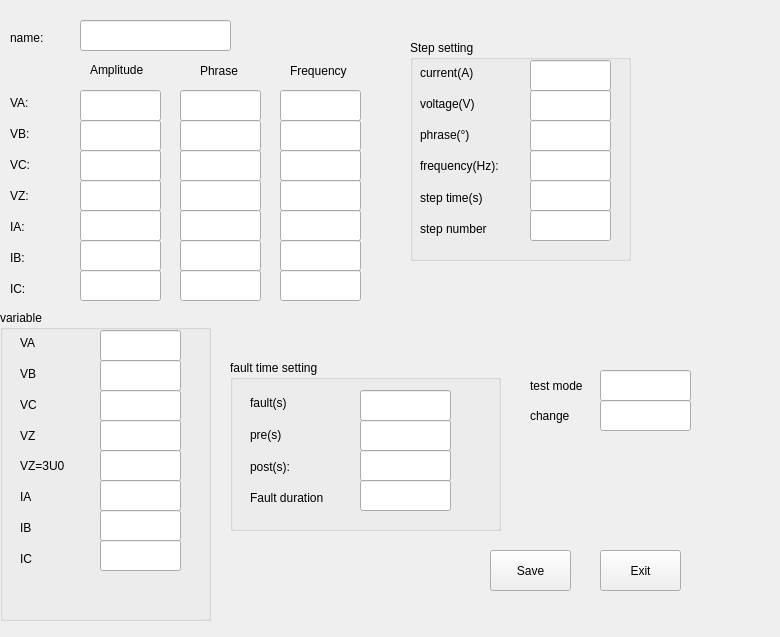
<?xml version="1.0" encoding="UTF-8"?>
<ui version="4.0">
 <class>Anytest</class>
 <widget class="QWidget" name="Anytest">
  <property name="geometry">
   <rect>
    <x>0</x>
    <y>0</y>
    <width>780</width>
    <height>637</height>
   </rect>
  </property>
  <property name="windowTitle">
   <string>Form</string>
  </property>
  <widget class="QLabel" name="label">
   <property name="geometry">
    <rect>
     <x>90</x>
     <y>60</y>
     <width>71</width>
     <height>20</height>
    </rect>
   </property>
   <property name="text">
    <string>Amplitude</string>
   </property>
  </widget>
  <widget class="QLabel" name="label_2">
   <property name="geometry">
    <rect>
     <x>200</x>
     <y>60</y>
     <width>71</width>
     <height>21</height>
    </rect>
   </property>
   <property name="text">
    <string>Phrase</string>
   </property>
  </widget>
  <widget class="QLabel" name="label_3">
   <property name="geometry">
    <rect>
     <x>290</x>
     <y>60</y>
     <width>81</width>
     <height>21</height>
    </rect>
   </property>
   <property name="text">
    <string>Frequency</string>
   </property>
  </widget>
  <widget class="QWidget" name="verticalLayoutWidget">
   <property name="geometry">
    <rect>
     <x>10</x>
     <y>90</y>
     <width>61</width>
     <height>211</height>
    </rect>
   </property>
   <layout class="QVBoxLayout" name="verticalLayout">
    <item>
     <widget class="QLabel" name="label_4">
      <property name="text">
       <string>VA:</string>
      </property>
     </widget>
    </item>
    <item>
     <widget class="QLabel" name="label_5">
      <property name="text">
       <string>VB:</string>
      </property>
     </widget>
    </item>
    <item>
     <widget class="QLabel" name="label_6">
      <property name="text">
       <string>VC:</string>
      </property>
     </widget>
    </item>
    <item>
     <widget class="QLabel" name="label_7">
      <property name="text">
       <string>VZ:</string>
      </property>
     </widget>
    </item>
    <item>
     <widget class="QLabel" name="label_8">
      <property name="text">
       <string>IA:</string>
      </property>
     </widget>
    </item>
    <item>
     <widget class="QLabel" name="label_9">
      <property name="text">
       <string>IB:</string>
      </property>
     </widget>
    </item>
    <item>
     <widget class="QLabel" name="label_10">
      <property name="text">
       <string>IC:</string>
      </property>
     </widget>
    </item>
   </layout>
  </widget>
  <widget class="QLineEdit" name="lineEdit">
   <property name="geometry">
    <rect>
     <x>80</x>
     <y>90</y>
     <width>81</width>
     <height>31</height>
    </rect>
   </property>
  </widget>
  <widget class="QLineEdit" name="lineEdit_2">
   <property name="geometry">
    <rect>
     <x>180</x>
     <y>90</y>
     <width>81</width>
     <height>31</height>
    </rect>
   </property>
  </widget>
  <widget class="QLineEdit" name="lineEdit_3">
   <property name="geometry">
    <rect>
     <x>280</x>
     <y>90</y>
     <width>81</width>
     <height>31</height>
    </rect>
   </property>
  </widget>
  <widget class="QLineEdit" name="lineEdit_4">
   <property name="geometry">
    <rect>
     <x>80</x>
     <y>120</y>
     <width>81</width>
     <height>31</height>
    </rect>
   </property>
  </widget>
  <widget class="QLineEdit" name="lineEdit_5">
   <property name="geometry">
    <rect>
     <x>180</x>
     <y>120</y>
     <width>81</width>
     <height>31</height>
    </rect>
   </property>
  </widget>
  <widget class="QLineEdit" name="lineEdit_6">
   <property name="geometry">
    <rect>
     <x>280</x>
     <y>120</y>
     <width>81</width>
     <height>31</height>
    </rect>
   </property>
  </widget>
  <widget class="QLineEdit" name="lineEdit_7">
   <property name="geometry">
    <rect>
     <x>80</x>
     <y>150</y>
     <width>81</width>
     <height>31</height>
    </rect>
   </property>
  </widget>
  <widget class="QLineEdit" name="lineEdit_8">
   <property name="geometry">
    <rect>
     <x>180</x>
     <y>150</y>
     <width>81</width>
     <height>31</height>
    </rect>
   </property>
  </widget>
  <widget class="QLineEdit" name="lineEdit_9">
   <property name="geometry">
    <rect>
     <x>280</x>
     <y>150</y>
     <width>81</width>
     <height>31</height>
    </rect>
   </property>
  </widget>
  <widget class="QLineEdit" name="lineEdit_10">
   <property name="geometry">
    <rect>
     <x>80</x>
     <y>180</y>
     <width>81</width>
     <height>31</height>
    </rect>
   </property>
  </widget>
  <widget class="QLineEdit" name="lineEdit_11">
   <property name="geometry">
    <rect>
     <x>180</x>
     <y>180</y>
     <width>81</width>
     <height>31</height>
    </rect>
   </property>
  </widget>
  <widget class="QLineEdit" name="lineEdit_12">
   <property name="geometry">
    <rect>
     <x>280</x>
     <y>180</y>
     <width>81</width>
     <height>31</height>
    </rect>
   </property>
  </widget>
  <widget class="QLineEdit" name="lineEdit_13">
   <property name="geometry">
    <rect>
     <x>80</x>
     <y>210</y>
     <width>81</width>
     <height>31</height>
    </rect>
   </property>
  </widget>
  <widget class="QLineEdit" name="lineEdit_14">
   <property name="geometry">
    <rect>
     <x>180</x>
     <y>210</y>
     <width>81</width>
     <height>31</height>
    </rect>
   </property>
  </widget>
  <widget class="QLineEdit" name="lineEdit_15">
   <property name="geometry">
    <rect>
     <x>280</x>
     <y>210</y>
     <width>81</width>
     <height>31</height>
    </rect>
   </property>
  </widget>
  <widget class="QLineEdit" name="lineEdit_16">
   <property name="geometry">
    <rect>
     <x>80</x>
     <y>240</y>
     <width>81</width>
     <height>31</height>
    </rect>
   </property>
  </widget>
  <widget class="QLineEdit" name="lineEdit_17">
   <property name="geometry">
    <rect>
     <x>180</x>
     <y>240</y>
     <width>81</width>
     <height>31</height>
    </rect>
   </property>
  </widget>
  <widget class="QLineEdit" name="lineEdit_18">
   <property name="geometry">
    <rect>
     <x>280</x>
     <y>240</y>
     <width>81</width>
     <height>31</height>
    </rect>
   </property>
  </widget>
  <widget class="QLineEdit" name="lineEdit_19">
   <property name="geometry">
    <rect>
     <x>80</x>
     <y>270</y>
     <width>81</width>
     <height>31</height>
    </rect>
   </property>
  </widget>
  <widget class="QLineEdit" name="lineEdit_20">
   <property name="geometry">
    <rect>
     <x>180</x>
     <y>270</y>
     <width>81</width>
     <height>31</height>
    </rect>
   </property>
  </widget>
  <widget class="QLineEdit" name="lineEdit_21">
   <property name="geometry">
    <rect>
     <x>280</x>
     <y>270</y>
     <width>81</width>
     <height>31</height>
    </rect>
   </property>
  </widget>
  <widget class="QGroupBox" name="groupBox">
   <property name="geometry">
    <rect>
     <x>410</x>
     <y>40</y>
     <width>221</width>
     <height>221</height>
    </rect>
   </property>
   <property name="title">
    <string>Step setting</string>
   </property>
   <widget class="QWidget" name="verticalLayoutWidget_2">
    <property name="geometry">
     <rect>
      <x>10</x>
      <y>20</y>
      <width>101</width>
      <height>181</height>
     </rect>
    </property>
    <layout class="QVBoxLayout" name="verticalLayout_2">
     <item>
      <widget class="QLabel" name="label_11">
       <property name="text">
        <string>current(A)</string>
       </property>
      </widget>
     </item>
     <item>
      <widget class="QLabel" name="label_12">
       <property name="text">
        <string>voltage(V)</string>
       </property>
      </widget>
     </item>
     <item>
      <widget class="QLabel" name="label_13">
       <property name="text">
        <string>phrase(°)</string>
       </property>
      </widget>
     </item>
     <item>
      <widget class="QLabel" name="label_14">
       <property name="text">
        <string>frequency(Hz):</string>
       </property>
      </widget>
     </item>
     <item>
      <widget class="QLabel" name="label_15">
       <property name="text">
        <string>step time(s)</string>
       </property>
      </widget>
     </item>
     <item>
      <widget class="QLabel" name="label_16">
       <property name="text">
        <string>step number</string>
       </property>
      </widget>
     </item>
    </layout>
   </widget>
   <widget class="QLineEdit" name="lineEdit_27">
    <property name="geometry">
     <rect>
      <x>120</x>
      <y>170</y>
      <width>81</width>
      <height>31</height>
     </rect>
    </property>
   </widget>
   <widget class="QLineEdit" name="lineEdit_23">
    <property name="geometry">
     <rect>
      <x>120</x>
      <y>50</y>
      <width>81</width>
      <height>31</height>
     </rect>
    </property>
   </widget>
   <widget class="QLineEdit" name="lineEdit_22">
    <property name="geometry">
     <rect>
      <x>120</x>
      <y>20</y>
      <width>81</width>
      <height>31</height>
     </rect>
    </property>
   </widget>
   <widget class="QLineEdit" name="lineEdit_24">
    <property name="geometry">
     <rect>
      <x>120</x>
      <y>80</y>
      <width>81</width>
      <height>31</height>
     </rect>
    </property>
   </widget>
   <widget class="QLineEdit" name="lineEdit_26">
    <property name="geometry">
     <rect>
      <x>120</x>
      <y>140</y>
      <width>81</width>
      <height>31</height>
     </rect>
    </property>
   </widget>
   <widget class="QLineEdit" name="lineEdit_25">
    <property name="geometry">
     <rect>
      <x>120</x>
      <y>110</y>
      <width>81</width>
      <height>31</height>
     </rect>
    </property>
   </widget>
  </widget>
  <widget class="QGroupBox" name="groupBox_2">
   <property name="geometry">
    <rect>
     <x>230</x>
     <y>360</y>
     <width>271</width>
     <height>171</height>
    </rect>
   </property>
   <property name="title">
    <string>fault time setting</string>
   </property>
   <widget class="QWidget" name="verticalLayoutWidget_3">
    <property name="geometry">
     <rect>
      <x>20</x>
      <y>30</y>
      <width>101</width>
      <height>121</height>
     </rect>
    </property>
    <layout class="QVBoxLayout" name="verticalLayout_3">
     <item>
      <widget class="QLabel" name="label_18">
       <property name="text">
        <string>fault(s)</string>
       </property>
      </widget>
     </item>
     <item>
      <widget class="QLabel" name="label_17">
       <property name="text">
        <string>pre(s)</string>
       </property>
      </widget>
     </item>
     <item>
      <widget class="QLabel" name="label_19">
       <property name="text">
        <string>post(s):</string>
       </property>
      </widget>
     </item>
     <item>
      <widget class="QLabel" name="label_31">
       <property name="text">
        <string>Fault duration</string>
       </property>
      </widget>
     </item>
    </layout>
   </widget>
   <widget class="QLineEdit" name="lineEdit_30">
    <property name="geometry">
     <rect>
      <x>130</x>
      <y>90</y>
      <width>91</width>
      <height>31</height>
     </rect>
    </property>
   </widget>
   <widget class="QLineEdit" name="lineEdit_29">
    <property name="geometry">
     <rect>
      <x>130</x>
      <y>60</y>
      <width>91</width>
      <height>31</height>
     </rect>
    </property>
   </widget>
   <widget class="QLineEdit" name="lineEdit_28">
    <property name="geometry">
     <rect>
      <x>130</x>
      <y>30</y>
      <width>91</width>
      <height>31</height>
     </rect>
    </property>
   </widget>
   <widget class="QLineEdit" name="lineEdit_41">
    <property name="geometry">
     <rect>
      <x>130</x>
      <y>120</y>
      <width>91</width>
      <height>31</height>
     </rect>
    </property>
   </widget>
  </widget>
  <widget class="QGroupBox" name="groupBox_3">
   <property name="geometry">
    <rect>
     <x>0</x>
     <y>310</y>
     <width>211</width>
     <height>311</height>
    </rect>
   </property>
   <property name="title">
    <string>variable</string>
   </property>
   <widget class="QWidget" name="verticalLayoutWidget_4">
    <property name="geometry">
     <rect>
      <x>20</x>
      <y>20</y>
      <width>61</width>
      <height>241</height>
     </rect>
    </property>
    <layout class="QVBoxLayout" name="verticalLayout_4">
     <item>
      <widget class="QLabel" name="label_20">
       <property name="text">
        <string>VA</string>
       </property>
      </widget>
     </item>
     <item>
      <widget class="QLabel" name="label_21">
       <property name="text">
        <string>VB</string>
       </property>
      </widget>
     </item>
     <item>
      <widget class="QLabel" name="label_22">
       <property name="text">
        <string>VC</string>
       </property>
      </widget>
     </item>
     <item>
      <widget class="QLabel" name="label_23">
       <property name="text">
        <string>VZ</string>
       </property>
      </widget>
     </item>
     <item>
      <widget class="QLabel" name="label_29">
       <property name="text">
        <string>VZ=3U0</string>
       </property>
      </widget>
     </item>
     <item>
      <widget class="QLabel" name="label_24">
       <property name="text">
        <string>IA</string>
       </property>
      </widget>
     </item>
     <item>
      <widget class="QLabel" name="label_25">
       <property name="text">
        <string>IB</string>
       </property>
      </widget>
     </item>
     <item>
      <widget class="QLabel" name="label_26">
       <property name="text">
        <string>IC</string>
       </property>
      </widget>
     </item>
    </layout>
   </widget>
   <widget class="QLineEdit" name="lineEdit_34">
    <property name="geometry">
     <rect>
      <x>100</x>
      <y>110</y>
      <width>81</width>
      <height>31</height>
     </rect>
    </property>
   </widget>
   <widget class="QLineEdit" name="lineEdit_32">
    <property name="geometry">
     <rect>
      <x>100</x>
      <y>50</y>
      <width>81</width>
      <height>31</height>
     </rect>
    </property>
   </widget>
   <widget class="QLineEdit" name="lineEdit_31">
    <property name="geometry">
     <rect>
      <x>100</x>
      <y>20</y>
      <width>81</width>
      <height>31</height>
     </rect>
    </property>
   </widget>
   <widget class="QLineEdit" name="lineEdit_33">
    <property name="geometry">
     <rect>
      <x>100</x>
      <y>80</y>
      <width>81</width>
      <height>31</height>
     </rect>
    </property>
   </widget>
   <widget class="QLineEdit" name="lineEdit_3U0">
    <property name="geometry">
     <rect>
      <x>100</x>
      <y>140</y>
      <width>81</width>
      <height>31</height>
     </rect>
    </property>
   </widget>
   <widget class="QLineEdit" name="lineEdit_37">
    <property name="geometry">
     <rect>
      <x>100</x>
      <y>230</y>
      <width>81</width>
      <height>31</height>
     </rect>
    </property>
   </widget>
   <widget class="QLineEdit" name="lineEdit_35">
    <property name="geometry">
     <rect>
      <x>100</x>
      <y>170</y>
      <width>81</width>
      <height>31</height>
     </rect>
    </property>
   </widget>
   <widget class="QLineEdit" name="lineEdit_36">
    <property name="geometry">
     <rect>
      <x>100</x>
      <y>200</y>
      <width>81</width>
      <height>31</height>
     </rect>
    </property>
   </widget>
  </widget>
  <widget class="QLabel" name="label_27">
   <property name="geometry">
    <rect>
     <x>530</x>
     <y>370</y>
     <width>61</width>
     <height>31</height>
    </rect>
   </property>
   <property name="text">
    <string>test mode</string>
   </property>
  </widget>
  <widget class="QLabel" name="label_28">
   <property name="geometry">
    <rect>
     <x>530</x>
     <y>400</y>
     <width>61</width>
     <height>31</height>
    </rect>
   </property>
   <property name="text">
    <string>change</string>
   </property>
  </widget>
  <widget class="QLineEdit" name="lineEdit_38">
   <property name="geometry">
    <rect>
     <x>600</x>
     <y>370</y>
     <width>91</width>
     <height>31</height>
    </rect>
   </property>
  </widget>
  <widget class="QLineEdit" name="lineEdit_39">
   <property name="geometry">
    <rect>
     <x>600</x>
     <y>400</y>
     <width>91</width>
     <height>31</height>
    </rect>
   </property>
  </widget>
  <widget class="QPushButton" name="pushButton">
   <property name="geometry">
    <rect>
     <x>490</x>
     <y>550</y>
     <width>81</width>
     <height>41</height>
    </rect>
   </property>
   <property name="text">
    <string>Save</string>
   </property>
  </widget>
  <widget class="QPushButton" name="pushButton_2">
   <property name="geometry">
    <rect>
     <x>600</x>
     <y>550</y>
     <width>81</width>
     <height>41</height>
    </rect>
   </property>
   <property name="text">
    <string>Exit</string>
   </property>
  </widget>
  <widget class="QLabel" name="label_30">
   <property name="geometry">
    <rect>
     <x>10</x>
     <y>22</y>
     <width>54</width>
     <height>31</height>
    </rect>
   </property>
   <property name="text">
    <string>name:</string>
   </property>
  </widget>
  <widget class="QLineEdit" name="lineEdit_40">
   <property name="geometry">
    <rect>
     <x>80</x>
     <y>20</y>
     <width>151</width>
     <height>31</height>
    </rect>
   </property>
  </widget>
 </widget>
 <resources/>
 <connections/>
</ui>
